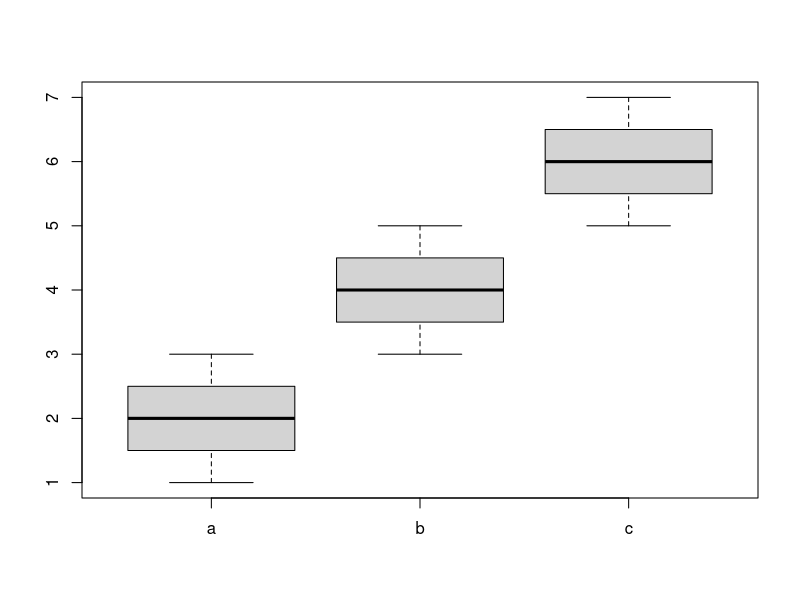

The R script that drew this image:
## ---- chunk 1
knitr::opts_chunk$set(echo = TRUE)
## ---- chunk 2
# measurements for three conditions
a=c(3,2,1)
b=c(5,3,4)
c=c(5,6,7)

anova_mat = cbind(a,b,c)  # combine the data into a 3x3 matrix
anova_mat                 # take a look at the matrix

boxplot(as.data.frame(anova_mat)) # plot it as a data frame
## ---- chunk 3
# overall mean of the data
anova_mat_mean = mean(anova_mat)

# total variation = sum of squared deviations 
#                   of each data point from the overall mean
SST = sum((anova_mat - anova_mat_mean)**2)
SST
## ---- chunk 4
# total degrees of freedom = (# of data points) - 1
SST_df = length(anova_mat)-1
SST_df

## ---- chunk 5
anova_mat_col_mean = colMeans(anova_mat)
anova_mat_col_mean

SSW=0
for ( i in 1:nrow(anova_mat)) {
  SSW = SSW + sum((anova_mat[i,]-anova_mat_col_mean)**2)
}
SSW
## ---- chunk 6
SSW_df = ncol(anova_mat)*(nrow(anova_mat)-1)
SSW_df
## ---- chunk 7
SSB = 0

for ( i in 1:length(anova_mat_col_mean)) {
 SSB = SSB + (nrow(anova_mat)*(anova_mat_col_mean[i]-anova_mat_mean)^2)
}
SSB
## ---- chunk 8
SSB_df = ncol(anova_mat)-1
SSB_df
## ---- chunk 9
Fstat = (SSB/SSB_df) / (SSW/SSW_df)  # (24/2) / (6/6)
pf(Fstat, 2, 6, lower.tail = F)      # df1 = df(W) = 2; df2 = df(B) = 6 
## ---- chunk 10
library(reshape2)

# we use the melt function to reshape the data frame into three columns:
# Var1 = the three groups, indexed as 1, 2, 3
# Var2 = the three groups, indexed by their variable name
# value = the value of each data point
anova_mat.melt = melt(anova_mat)
anova_mat.melt  # look at this new data structure

# look at the result of the ANOVA command `aov`
# the syntax is to do the analysis of the values in response to the factors (groups a,b,c)
summary(aov(anova_mat.melt$value ~ anova_mat.melt$Var2))
